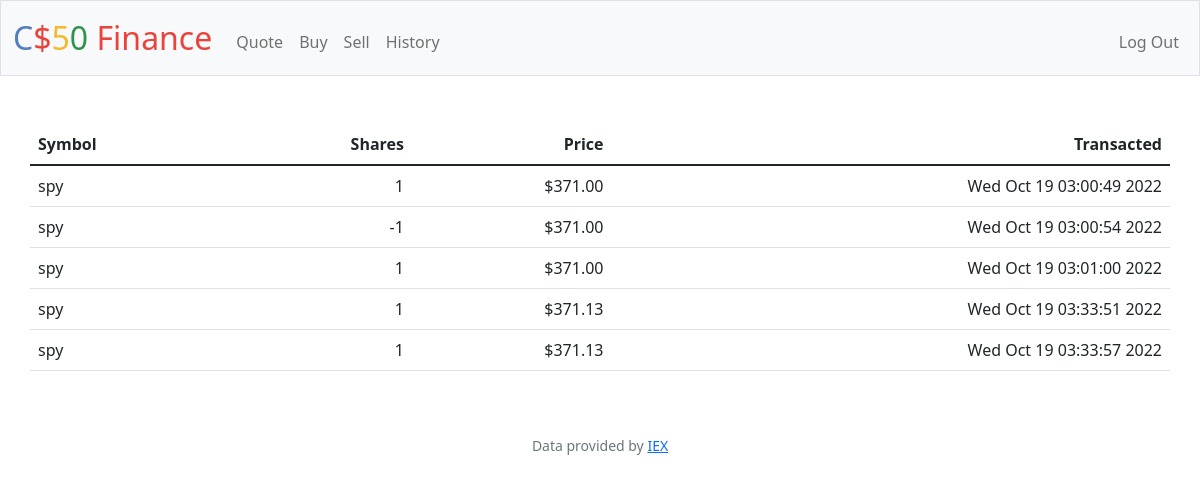
The app's page /history (signed in) with its own data.
### tables this page shows
CREATE TABLE transactions (user_id INTEGER, symbol TEXT, shares INTEGER, price INTEGER, time INTEGER);

### app.py (the view)
@app.route("/history")
@login_required
def history():
    col1 = ['shares', 'price', 'time']
    transactions = db.execute("SELECT * from transactions where user_id = ?", session["user_id"])
    return(render_template("history.html", transactions = transactions, col1 = col1))

### app.py (called while the page is built)
@app.after_request
def after_request(response):
    response.headers["Cache-Control"] = "no-cache, no-store, must-revalidate"
    response.headers["Expires"] = 0
    response.headers["Pragma"] = "no-cache"
    return response

### helpers.py (called while the page is built)
def login_required(f):
    @wraps(f)
    def decorated_function(*args, **kwargs):
        if session.get("user_id") is None:
            return redirect("/login")
        return f(*args, **kwargs)
    return decorated_function

def usd(value):
    return f"${value:,.2f}"

### templates/history.html (shortened to what this page needs)
{% extends "layout.html" %}
{% block main %}
            <table class = "table container">
                <thead>
                    <tr>
                        <th class = "text-start">Symbol</th>
                        <th class = "text-end">Shares</th>
                        <th class = "text-end">Price</th>
                        <th class = "text-end">Transacted</th>
                    </tr>
                </thead>
                <tbody>
                    {% for row in transactions %}
                        <tr>
                            {% for i in ['symbol'] %}
                                <td class = "text-start">{{ row[i] }}</th>
                            {% endfor %}
                            {% for i in ['shares'] %}
                                <td class = "text-end">{{ row[i] }}</th>
                            {% endfor %}
                            {% for i in ['price'] %}
                                <td class = "text-end">{{ row[i] | usd }}</th>
                            {% endfor %}
                            {% for i in ['time'] %}
                                <td class = "text-end">{{ row[i] }}</th>
                            {% endfor %}
                        </tr>
                    {% endfor %}
                </tbody>
            </table>
{% endblock %}

### records on screen
transactions: symbol "spy", shares "1", price "$371.00", time "Wed Oct 19 03:00:49 2022"
transactions: symbol "spy", shares "-1", price "$371.00", time "Wed Oct 19 03:00:54 2022"
transactions: symbol "spy", shares "1", price "$371.00", time "Wed Oct 19 03:01:00 2022"
transactions: symbol "spy", shares "1", price "$371.13", time "Wed Oct 19 03:33:51 2022"
transactions: symbol "spy", shares "1", price "$371.13", time "Wed Oct 19 03:33:57 2022"
